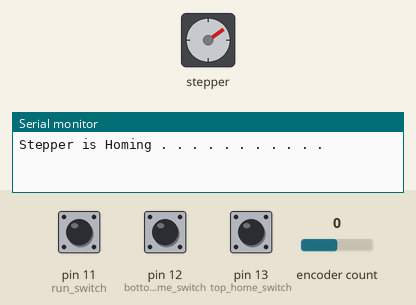
A sketch run on a simulated Arduino Uno, built with avr-gcc and run on an emulated ATmega328P. On the bench: stepper motor, the last lines printed to the serial monitor. The inputs (shaded band) are chosen by the test bench; at power-on: pin 13 (top_home_switch) HIGH, pin 12 (bottom_home_switch) HIGH, pin 11 (run_switch) HIGH, encoder count 0. Stepper angles assume 200 steps per turn.

Above: at 0.8 s.
0.9 s: pin 13 (top_home_switch) pulled LOW for 0.15 s
At 1.3 s:
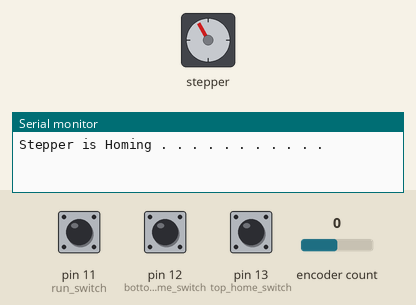
3.9 s: pin 12 (bottom_home_switch) pulled LOW for 0.15 s
At 4.8 s:
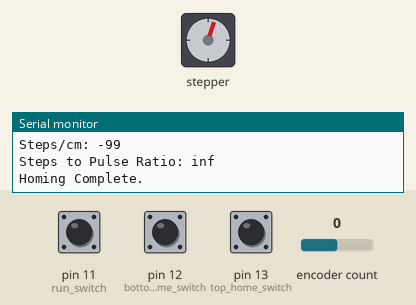
Timing chart, 0 to 6.9 s (numbered marks = the images above; inputs shaded):
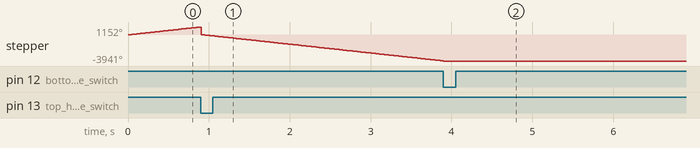

The sketch:

WaveMakerAlpha0.3.ino
```cpp
#include <AccelStepper.h>
#include <Encoder.h>

#define top_home_switch 13                                                                                                     //Attach limit switch to pin 9
#define bottom_home_switch 12
#define stepper_enable 7
#define run_switch 11

AccelStepper stepper(1, 5, 6);                                                                                            //Stepper 1 with 5-PUL and 6-DIR
Encoder rotary_encoder(2, 3);                                                                                             //Coder Defined on pins 2 and 3 (Hardware interupt pins)

long top_motorStep = 0;
float bottom_motorStep = 0;
long initial_homing=-1;                                                                                                   //Used to Home Stepper at startup
long top_position = 0;
float bottom_position = 0;
long current_position = 0;
long homing_delay = 1;
long ppc = 0;
long spc = 0;
long center_position = 0;
long center_step = 0;
long resolution = 50;
long step_resolution = 50;
long amplitude_step = 0;
float stpR = 0;

long limit_distance = 22.855;
long center_cm = 10;
long amplitude = 10;

void setup() {
  Serial.begin(9600);                                                                                                     //Open up the serial port with a 9600 baud rate
  pinMode(top_home_switch, INPUT_PULLUP);                                                                                     //Initilaizing the limit switch to port 9 as an input with pullup resistor
  pinMode(bottom_home_switch, INPUT_PULLUP);                                                                                     //Initilaizing the limit switch to port 9 as an input with pullup resistor
  pinMode(run_switch, INPUT_PULLUP);
  pinMode(stepper_enable, OUTPUT);
  delay(5);                                                                                                               //Wait a bit
  digitalWrite(stepper_enable, LOW);                                                                                      //Set Acceleration of Stepper
  Serial.print("Stepper is Homing . . . . . . . . . . . ");                                                               //Inform user that the homing process is being completed
  Serial.println(" ");                                                               //Inform user that the homing process is being completed


  stepper.setCurrentPosition(0);                                                                                          //Set the current position as zero for now
  stepper.setMaxSpeed(100000.0);                                                                                             //Set Max Speed of Stepper (Slower to get better accuracy)
  stepper.setAcceleration(100000.0);                                                                                         //Set Acceleration of Stepper

    while (digitalRead(top_home_switch)) {                                                                                    //Make the Stepper move CW until the switch is activated
    stepper.moveTo(initial_homing);
    stepper.runSpeed();                                                                                                        //Set the position to move to
    initial_homing++;                                                                                                     //Decrease by 1 for next move if needed                                                                                                        //Start moving the stepper
    delay(homing_delay);
}
  stepper.setCurrentPosition(0); //Set current position as origin
  rotary_encoder.write(0);
  top_motorStep = rotary_encoder.read();
  initial_homing=1;


    while (digitalRead(bottom_home_switch)) {                                                                                    //Make the Stepper move CCW until the switch is activated
    stepper.moveTo(initial_homing);
    stepper.runSpeed();                                                                                                        //Set the position to move to
    initial_homing--;                                                                                                     //Decrease by 1 for next move if needed                                                                                                        //Start moving the stepper
    delay(homing_delay);
}
  bottom_motorStep = stepper.currentPosition();
  bottom_position = rotary_encoder.read();
  initial_homing=0;

  ppc = bottom_position/limit_distance;
  spc = bottom_motorStep/limit_distance;
  center_position = top_position + ppc*center_cm;
  center_step = spc*center_cm;
  current_position = rotary_encoder.read();
  stpR = bottom_motorStep/bottom_position;

Serial.print("Encoder Top Position: ");
Serial.println(top_position);
Serial.print("Encoder Bottom Position: ");
Serial.println(bottom_position);

Serial.print("Motor Top Position: ");
Serial.println(top_motorStep);
Serial.print("Motor Bottom Position: ");
Serial.println(bottom_motorStep);

Serial.print("Pulses/cm: ");
Serial.println(ppc);
Serial.print("Steps/cm: ");
Serial.println(spc);
Serial.print("Steps to Pulse Ratio: ");
Serial.println(stpR);

    while (abs(current_position - center_position) > resolution) {                                                                                    //Make the Stepper move CW until the switch is activated
    stepper.moveTo(initial_homing);
    stepper.setSpeed(100.00);
    stepper.run();                                                                                                       //Set the position to move to
    initial_homing++;                                                                                                     //Decrease by 1 for next move if needed                                                                                                        //Start moving the stepper
    delay(homing_delay);
    current_position = rotary_encoder.read();
    }

stepper.setCurrentPosition(0);
rotary_encoder.write(0);
amplitude_step = spc*amplitude;
stepper.setSpeed(1000000.0);                                                                                             //Set Max Speed of Stepper (Slower to get better accuracy)
stepper.setAcceleration(10000.0);                                                                                         //Set Acceleration of Stepper

Serial.print("Homing Complete.");

}
void loop() {
  if(digitalRead(run_switch)==LOW && digitalRead(top_home_switch) && digitalRead(bottom_home_switch)){

    if(abs(amplitude_step - stepper.currentPosition())> step_resolution){
    stepper.runToNewPosition(amplitude_step);
    stepper.setCurrentPosition(stpR*rotary_encoder.read());
    } else{
      amplitude_step = -amplitude_step;
    }
  }
}
```
